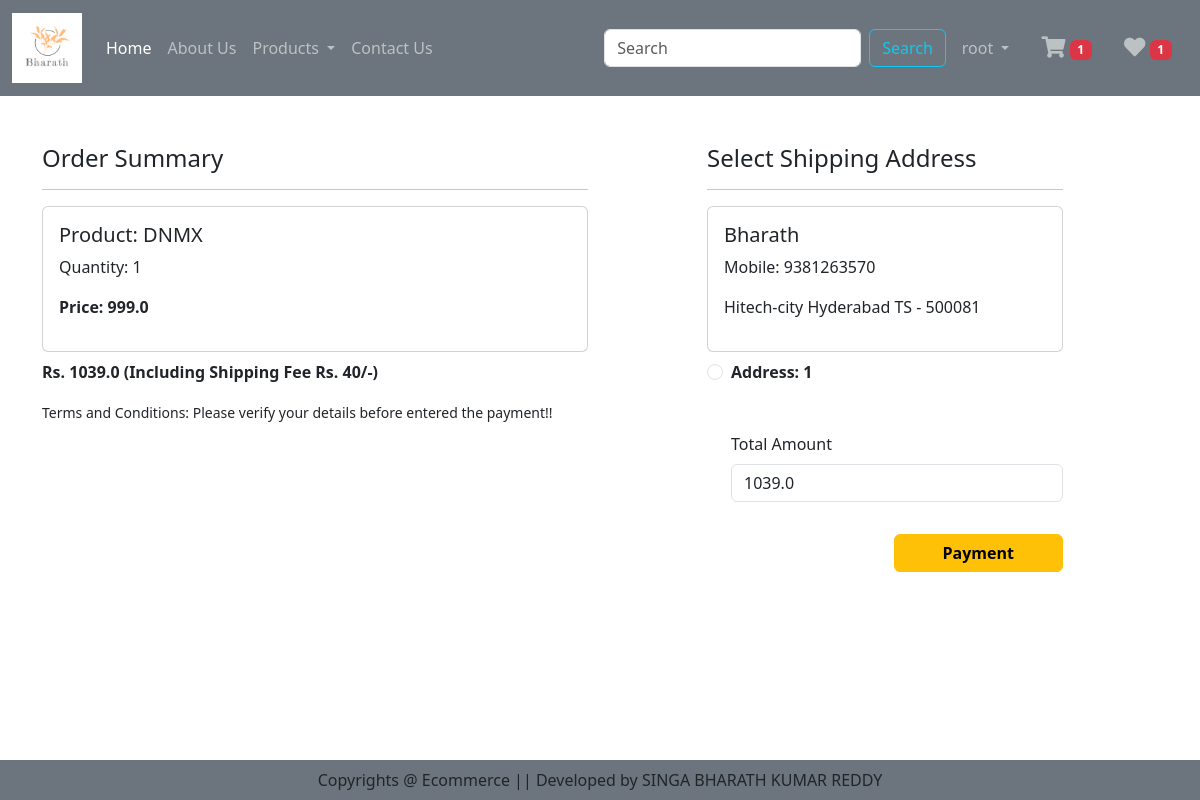
Screenshot of /checkout/ (signed in) with the database file from the repository.
### Product/models.py (models this page shows, shortened)
class Cart(models.Model):
    user = models.ForeignKey(User, on_delete=models.CASCADE)
    product = models.ForeignKey(Product, on_delete=models.CASCADE)
    quantity = models.PositiveIntegerField(default=1)

class Product(models.Model):
    title = models.CharField(max_length=50)
    description = models.TextField()
    discounted_price = models.FloatField()
    selling_price = models.FloatField()
    category = models.CharField(choices=CATEGORY_CHOICES, max_length=2)
    image = models.ImageField(upload_to='media/product')

class Customer(models.Model):
    user = models.ForeignKey(User, on_delete=models.CASCADE)
    name = models.CharField(max_length=200)
    locality = models.CharField(max_length=200)
    city = models.CharField(max_length=50)
    mobile = models.IntegerField()
    zipcode = models.IntegerField()
    state = models.CharField(choices=STATE_CHOICES, max_length=100)

### Product/views.py (the view, shortened to what this page needs)
# urls.py: path('checkout/', views.checkout.as_view(), name='checkout'),
class checkout(View):
    def get(self, request):
        user = request.user
        add = Customer.objects.filter(user=user)
        cart_items = Cart.objects.filter(user=user)
        totalitem = 0
        wishitem = 0
        if request.user.is_authenticated:
            totalitem = len(Cart.objects.filter(user=request.user))
            wishitem = len(Wishlist.objects.filter(user=request.user))
        amount = 0
        for p in cart_items:
            value = p.quantity * p.product.discounted_price
            amount = amount + value
        totalamount = amount + 40
        razoramount = int(totalamount * 100)
        client = razorpay.Client(auth=(settings.RAZOR_KEY_ID, settings.RAZOR_KEY_SECRET))
        data = {"amount": razoramount, "currency": "INR", "receipt": "order_rcptid_12"}
        payment_response = client.order.create(data=data)
        print(payment_response)
        order_id = payment_response['id']
        order_status = payment_response['status']
        return render(request, 'checkout.html', locals())

### templates/checkout.html (shortened to what this page needs)
{% extends 'base.html' %}
{% load static %}
{% block main-content %}
  <div class="container">
      <div class="row mt-5">
          <div class="col-sm-6">
              <h4>Order Summary</h4>
              <hr>
              {% for item in cart_items %}
              <div class="card mb-2">
                  <div class="card-body">
                      <h5>Product: {{item.product.title}}</h5>
                      <p>Quantity: {{item.quantity}}</p>
                      <p class="fw-bold">Price: {{item.product.discounted_price}}</p>
                  </div>
              </div>
              {% endfor %}
              <p class="fw-bold">Rs. {{totalamount}} (Including Shipping Fee Rs. 40/-)</p>
              <small>Terms and Conditions: Please verify your details before entered the payment!!</small>
          </div>
          <div class="col-sm-4 offset-sm-1">
              <h4>Select Shipping Address</h4>
              <hr>
              <form method="post" id="myform">
                  {% for ad in add %}
                  <div class="card">
                      <div class="card-body">
                          <h5>{{ad.name}}</h5>
                          <p>Mobile: {{ad.mobile}}</p>
                          <p>{{ad.locality}} {{ad.city}} {{ad.state}} - {{ad.zipcode}}</p>
                      </div>
                  </div>
                  <div class="form-check mt-2 mb-5">
                      <input class="form-check-input" type="radio" name="custid" id="custadd{{forloop.counter}}" value="{{ad.id}}">
                      <label class="form-check-label fw-bold">Address: {{forloop.counter}}</label>
                  </div>
                  {% endfor %}
                  <div class="form-check mb-3">
                      <label id="totalamount" class="form-label">Total Amount</label>
                      <input type="number" class="form-control" name="totalamount" value="{{totalamount}}" readonly>
                  </div>
                  <div class="text-end">
                      <button id="rzp-button1" type="submit" class="btn btn-warning mt-3 px-5 fw-bold">Payment</button>
                  </div>
              </form>
          </div>
      </div>
  </div>
{% endblock main-content %}

### templates/base.html (shortened to what this page needs)
{% load static %}
<!doctype html>
<html lang="en">
  <head>
    <link href="https://cdn.jsdelivr.net/npm/bootstrap@5.3.2/dist/css/bootstrap.min.css" rel="stylesheet">
    <link rel="stylesheet" href="https://use.fontawesome.com/releases/v5.3.1/css/all.css">
    <link rel="stylesheet" href="{% static 'css/home.css' %}">
  </head>
  <body>
  <nav class="navbar navbar-expand-lg navbar-dark bg-secondary">
  <div class="container-fluid">
    <a class="navbar-brand" href="#">
      <img src="{% static 'images/singa.png' %}" width="70" height="70">
    </a>
    <div class="collapse navbar-collapse" id="navbarSupportedContent">
      <ul class="navbar-nav me-auto mb-2 mb-lg-0">
        {% if request.user.is_authenticated %}
        <li class="nav-item">
          <a class="nav-link active" aria-current="page" href="/">Home</a>
        </li>
        <li class="nav-item">
          <a class="nav-link" href="{% url 'about' %}">About Us</a>
        </li>
        <li class="nav-item dropdown">
          <a class="nav-link dropdown-toggle" href="#" role="button" data-bs-toggle="dropdown" aria-expanded="false">
            Products
          </a>
        </li>
        <li class="nav-item">
          <a class="nav-link" href="{% url 'contact' %}">Contact Us</a>
        </li>
      </ul>
      <form class="d-flex" role="search" action="/search">
        <input class="form-control me-2" type="search" placeholder="Search" name="search" aria-label="Search">
        <button class="btn btn-outline-info" type="submit">Search</button>
      </form>
    </div>
    <ul class="navbar-nav me-auto mb-2 mb-lg-0">
     <li class="nav-item dropdown mx-2">
          <a class="nav-link dropdown-toggle" href="#" role="button" data-bs-toggle="dropdown" aria-expanded="false">
            {{request.user}}
          </a>
      </li>
     <li class="nav-item mx-2">
          <a class="nav-link" href="{% url 'showcart' %}"><i class="fas fa-shopping-cart fa-lg"></i> <span class="badge bg-danger">{% if totalitem > 0 %} {{totalitem}} {% endif %}</span></a>
     </li>
      <li class="nav-item mx-2">
          <a class="nav-link" href="#"><i class="fas fa-heart fa-lg fa-beat"></i> <span class="badge bg-danger">{% if wishitem > 0 %} {{wishitem}} {% endif %}</span></a>
      </li>
      {% endif %}
    </ul>
  </div>
  </nav>
  {% block main-content %}{% endblock main-content %}
  <br><br><br>
  <footer class="container-fluid fixed-bottom bg-secondary text-center p-2 mt-5">
    Copyrights @ Ecommerce || Developed by SINGA BHARATH KUMAR REDDY
  </footer>
  </body>
</html>

### Static/css/home.css (style rules this page uses)
* { margin: 0; padding: 0; box-sizing: border-box; }

### rows the page displays
Cart: product "DNMX", quantity "1", product.discounted_price "999.0"
Customer: name "Bharath", mobile "9381263570", locality "Hitech-city", city "Hyderabad", state "TS", zipcode "500081"

### other values shown
{{ request.user }} "root"
{{ totalitem }} "1"
{{ wishitem }} "1"
{{ totalamount }} "1039.0"
